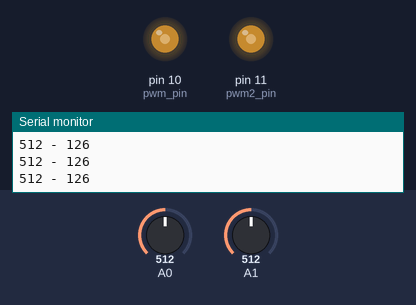
A sketch run on a simulated Arduino Uno, built with avr-gcc and run on an emulated ATmega328P. On the bench: output pins drawn as LEDs (lit = HIGH), the last lines printed to the serial monitor. The inputs (shaded band) are chosen by the test bench; at power-on: A0 = 512, A1 = 512.

Above: at 1.2 s.
1.3 s: A0 set to 716
At 1.7 s:
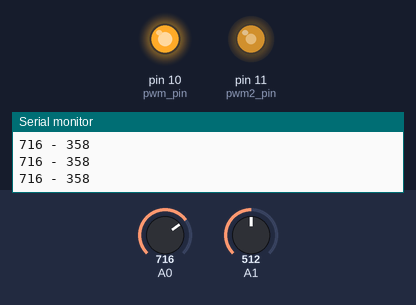
2.8 s: A0 set to 900
At 3.3 s:
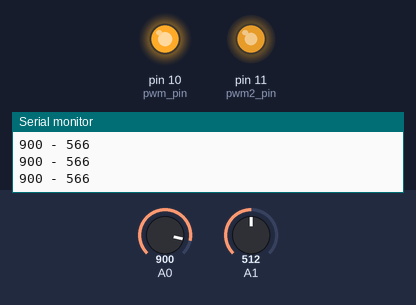
4.3 s: A0 set to 1023
At 4.8 s:
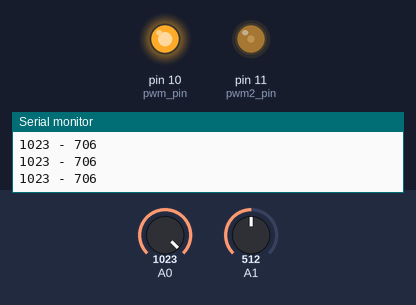
5.8 s: A0 set to 306
At 6.3 s:
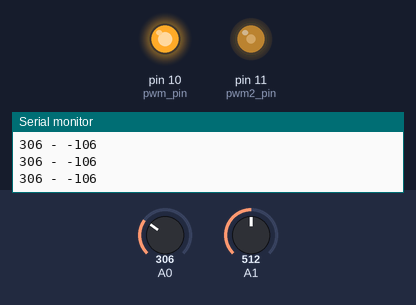
Timing chart, 0 to 8.3 s (numbered marks = the images above; inputs shaded):
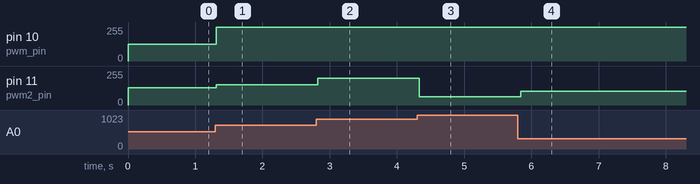

The sketch:

ventilo_potentiometre_palonnier.ino
```cpp
int pwm_pin = 10;
int pwm2_pin = 11;
int pwm2 = 0;
int pwm = 0;
int pot,pot2;
int palo;

void setup() {
  Serial.begin(9600);
  pinMode (pwm_pin, OUTPUT);
  pinMode (pwm2_pin, OUTPUT);
  analogWrite(pwm_pin,pwm);
  analogWrite(pwm2_pin, pwm2);

}

void loop() {
  pot = analogRead(A0);
  palo = analogRead(A1);
  Serial.print(String(pot)+" - ");
  pot2 =  map(pot, 400, 625, 255, 0);
  pot = map(pot, 400, 625, 0, 255);
  Serial.println(pot);
  pwm = pot;
  pwm2 = pot2;
  analogWrite(pwm_pin,pwm);
  analogWrite(pwm2_pin,pwm2);
  delay(100);


}
```

Measured:
- after the input at 1.3 s, pin 10 (pwm_pin): 126/255 → 255/255 at once; pin 11 (pwm2_pin): 129/255 → 153/255 at once
- after the input at 2.8 s, pin 11 (pwm2_pin): 153/255 → 201/255 at once
- after the input at 4.3 s, pin 11 (pwm2_pin): 201/255 → 61/255 at once
- after the input at 5.8 s, pin 11 (pwm2_pin): 61/255 → 105/255 at once
